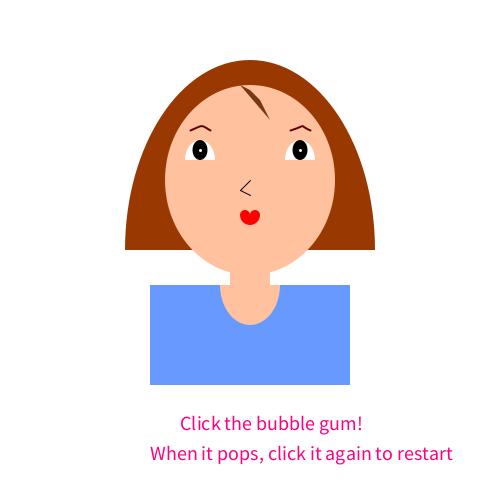
Frame 1 (no input)
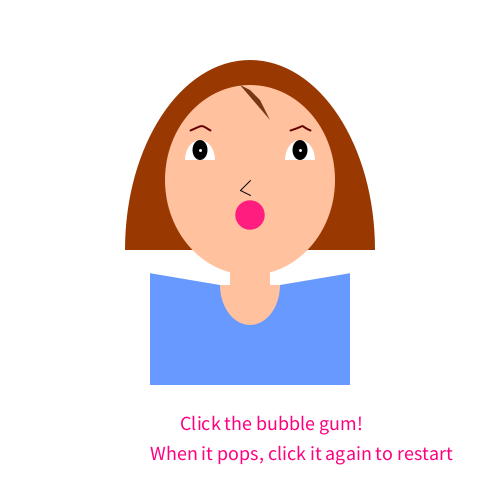
Frame 60 (the mouse pressed at the canvas centre just before this capture)
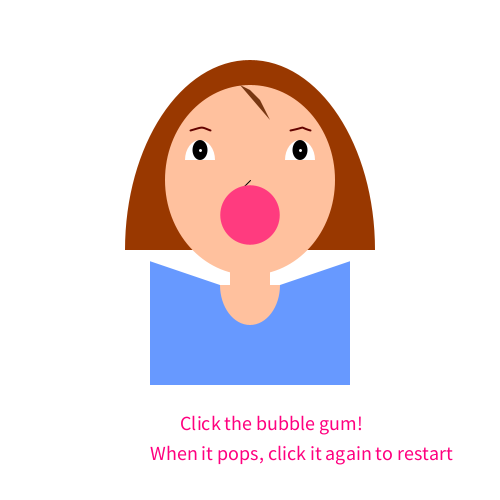
Frame 120 (the mouse held since frame 60 and released just before this capture)

The Processing sketch that drew these frames (run headless with seeded random() and noise(); from frame 60 on, the mouse is pressed at the canvas centre):

// Processing sketch: processing_93770
// ── processing_93770.pde

float a=0;  //bubblegum width
float b=0;  //bubblegum height
int c=255;  //opacity of bubble gum
float d=285;      //y coordinate of the left shoulder
float e=285;      //y coordinate of the right shoulder 
int clicked=1;

void setup() {
  size(500, 500);
  smooth();
}

void draw() {


  background(255);
  noStroke();
  textSize(20);
  fill(255, 0, 127);
  text("Click the bubble gum!", 180, 430);
  text("When it pops, click it again to restart",150,460);
 
  
  //hair

  fill(153, 56, 0);
  arc(250, 250, 250, 380, PI, PI+PI);

  //neck
  fill(255, 193, 158);
  rectMode(CENTER);
  rect(250, 270, 40, 50);


  //face
  ellipse(250, 180, 170, 190);


  //front hair
  fill(120, 55, 18);
  quad(240, 85, 270, 120, 260, 100, 250, 90);

  //eyeballs
  fill(255);
  arc(200, 160, 30, 40, PI, PI+PI);
  arc(300, 160, 30, 40, PI, PI+PI);

  //pupils
  fill(0);
  ellipse(200, 150, 15, 20);
  ellipse(300, 150, 15, 20);

  //points in pupils
  stroke(255);
  strokeWeight(3);
  fill(255);
  point(300, 150);
  point(200, 150);


  //nose
  stroke(0);
  strokeWeight(1);
  line(250, 180, 240, 190);
  line(240, 190, 250, 195);

  //eyebrow
  noFill();
  stroke(99, 2, 0);
  strokeWeight(2);
  curve(130, 165-mouseY/20, 190, 130, 210, 130, 250, 165-mouseY/20);
  curve(200, 165-mouseY/20, 290, 130, 310, 130, 370, 165-mouseY/20);


  noStroke();

  //lips
  fill(255, 0, 0);
  arc(245, 215, 10, 10, PI, PI+PI);
  arc(255, 215, 10, 10, PI, PI+PI);
  arc(250, 215, 20, 20, 0, PI);

  //body

  fill(103, 153, 255);
  rectMode(CENTER);
  rect(250, 335, 200, 100);

  //arc neck
  fill(255, 193, 158);
  arc(250, 285, 60, 80, 0, PI);

  //shoulder
  fill(103, 153, 255);
  triangle(150, 285, 220, 285, 150, d);
  triangle(280, 285, 350, 285, 350, e);
  
  if (a<90){
    d=d-0.2; e=e-0.2;}
  

  //bubble gum
  fill(255, a, 127, c);
  ellipse(250, 215, a, b);
  if (a<90)
  {
    a=a+0.5;
  }
  if (b<90)
  {
    b=b+0.5;
  }
}



void mouseClicked() {
  if (a<90)
  {
    a=a+0.5;
  }
  else if (clicked ==1)
  {
    c=80;
    d=285;
    e=285;
    clicked =0;
  }
  else if(clicked ==0)
  {
    a=0;
    b=0;
    c=255;
    d=285;
    e=285;
    
    clicked=1;
  }
  

    
  
}
